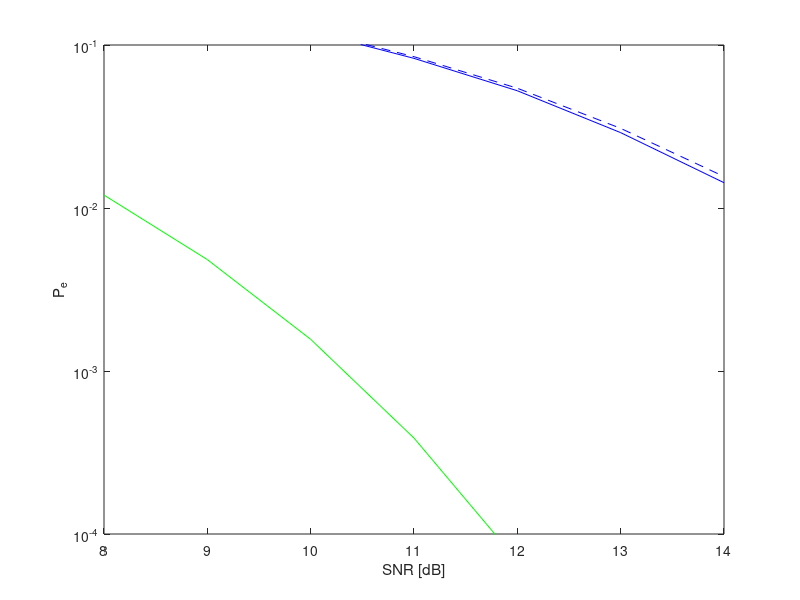

Recreate this plot in MATLAB.
clear all; close all; clc;

Perr_LE=[0.2127 0.1662 0.1228 0.0848 0.0543 0.0308 0.0156];
Perr_DFE = [0.211 0.165 0.121 0.0828 0.0524 0.029 0.0143];
SNR=[8:14];
SNR_lin = 10.^(SNR./10);
sigma_a = 2;
M = 4;
awgn_bound = 4*(1-1/sqrt(M))*qfunc(sqrt(SNR_lin/(sigma_a/2)));


figure,
plot(SNR, 10*log10(Perr_LE),'b--'),hold on, 
plot(SNR, 10*log10(Perr_DFE),'b'), hold on,
plot(SNR, 10*log10(awgn_bound),'g')
ylim([10*log10(10^-4) 10*log10(10^-1)])
xlim([8 14])
yticks([-40 -30 -20 -10])
yticklabels({'10^{-4}','10^{-3}','10^{-2}','10^{-1}'})
xlabel('SNR [dB]')
ylabel('P_e')
